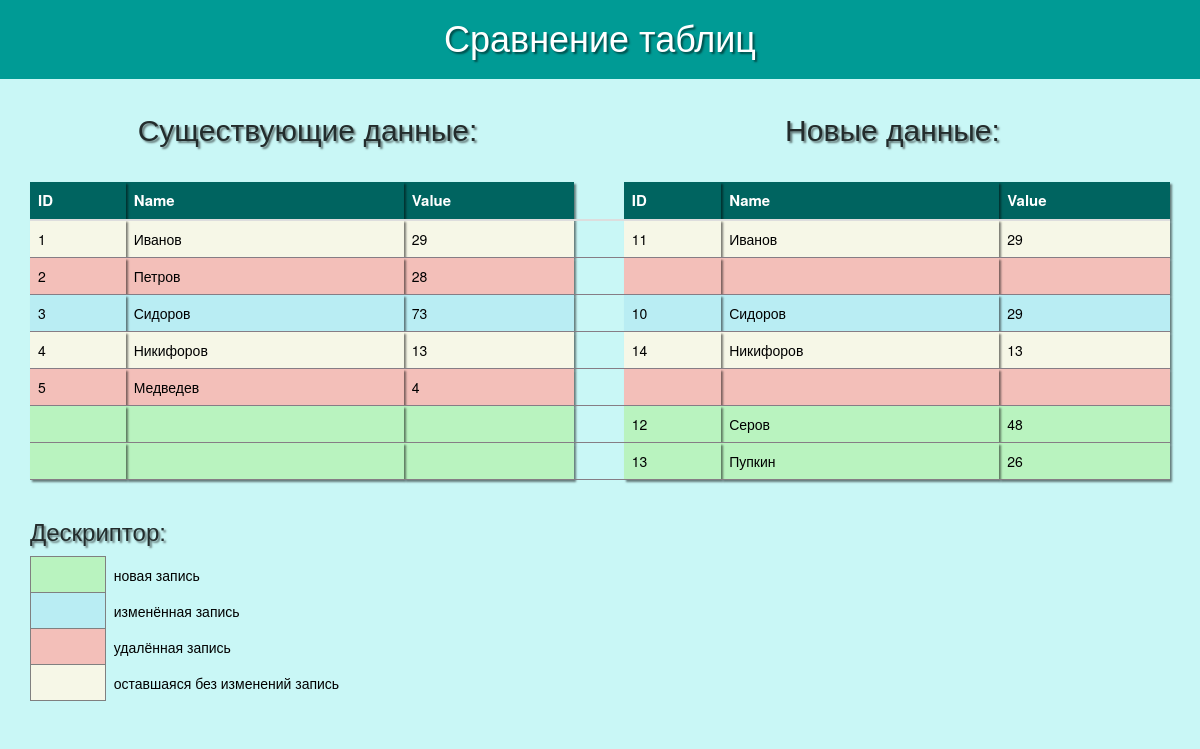
The page / on the database its author committed.
### ctdm/models.py (models this page shows)
class Person(models.Model):
    name = models.CharField(max_length=100)
    value = models.IntegerField()

class NewData(models.Model):
    name = models.CharField(max_length=100)
    value = models.IntegerField()
    class Meta:
        verbose_name = 'New Data'
        verbose_name_plural = 'New Data'

### ctdm/views.py (the view)
# urls.py: url(r'^$', 'ctdm.views.home', name='home'),
def home(request):
    with connection.cursor() as cursor:
        cursor.execute("SELECT p.id id1, p.name name1, p.value value1, d.id id2, d.name name2, d.value value2 "
                       "FROM ctdm_person p LEFT JOIN ctdm_newdata d ON p.name = d.name "
                       "UNION ALL "
                       "SELECT p.id id1, p.name name1, p.value value1, d.id id2, d.name name2, d.value value2 "
                       "FROM  ctdm_newdata d LEFT JOIN ctdm_person p ON p.name = d.name "
                       "WHERE  p.name IS NULL;")
        data = dictfetchall(cursor)
        data = colorify_data(data)
    context = {
        'data': data
    }
    return render(request, 'index.html', context)

### ctdm/worker.py (called while the page is built)
def dictfetchall(cursor):
    desc = cursor.description
    return [
        dict(zip([col[0] for col in desc], row))
        for row in cursor.fetchall()
    ]

def colorify_data(data):
    for d in data:
        color = 'white'
        if d['name1'] != d['name2'] and d['name1'] is None:
            color = 'green'
        elif d['name1'] != d['name2'] and d['name2'] is None:
            color = 'red'
        elif d['value1'] != d['value2']:
            color = 'blue'
        d.update((k, '') for k, v in d.items() if v is None)
        d.update({'color': color})
    return data

### templates/index.html (shortened to what this page needs)
{% load staticfiles %}
<!DOCTYPE html>
<html lang="ru">
<head>
  <link rel="stylesheet" href="http://maxcdn.bootstrapcdn.com/bootstrap/3.3.6/css/bootstrap.min.css">
	<link rel="stylesheet" href="{% static 'css/main.css' %}">
</head>
<body>
  <div class="page-header header">
  	<div class="container">
  		<div class="row">
  			<div class="col-md-12">
  				<h1>Сравнение таблиц</h1>
  			</div>
  		</div>
  	</div>
  </div>
  <section>
  	<div class="container">
  		<div class="row">
  			<div class="col-md-6">
  				<h2>Существующие данные:</h2>
  			</div>
  			<div class="col-md-6">
  				<h2>Новые данные:</h2>
  			</div>
  		</div>
  		<div class="row">
  			<div class="col-md-12">
  				<table class="table main">
				    <thead>
				      <tr>
				        <th>ID</th>
				        <th>Name</th>
				        <th>Value</th>
				        <th>ID</th>
				        <th>Name</th>
				        <th>Value</th>
				      </tr>
				    </thead>
				    <tbody>
					    {% for o in data %}
						    <tr class="tr_{{ o.color }}">
						      <td>{{ o.id1 }}</td>
						      <td>{{ o.name1 }}</td>
						      <td>{{ o.value1 }}</td>
						      <td>{{ o.id2 }}</td>
						      <td>{{ o.name2 }}</td>
						      <td>{{ o.value2 }}</td>
						    </tr>
							{% endfor %}
				    </tbody>
				  </table>
  			</div>
  		</div>
  		<div class="row">
  			<div class="col-md-12">
  				<h3>Дескриптор:</h3>
  			</div>
  			<div class="col-md-12">
  				<table class="table transcript">
  					<tbody>
  						<tr>
  							<td class="tr_green"></td>
  							<td>новая запись</td>
  						</tr>
  						<tr>
  							<td class="tr_blue"></td>
  							<td>изменённая запись</td>
  						</tr>
  						<tr>
  							<td class="tr_red"></td>
  							<td>удалённая запись</td>
  						</tr>
  						<tr>
  							<td class="tr_white"></td>
  							<td>оставшаяся без изменений запись</td>
  						</tr>
  					</tbody>
  				</table>
  			</div>
  		</div>
  	</div>
  </section>
</body>
</html>

### ctdm/static/css/main.css (style rules this page uses)
body { background-color: #C9F7F6; color: #000; }
h1, h2, h3 { font-family: Impact, Charcoal, sans-serif; text-shadow: rgba(0, 0, 0, .5) 2px 2px 2px; text-align: center; }
.header { margin: 0; background-color: #009B95; color: #fff; border: none; }
h2 { margin: 35px auto; color: #232C2C; }
table { z-index: 1; }
thead { background-color: #006460; color: #fff; font-size: 15px; }
.main td, th { box-shadow: rgba(0, 0, 0, .5) 2px 2px 2px; }
.main td { border-bottom: 1px solid #867D85; }
.tr_white { background-color: #F6F7E7; }
.tr_red { background-color: #F3BFB9; }
.tr_green { background-color: #B9F3BF; }
.tr_blue { background-color: #B9EDF3; }
.transcript { background: none; }
.transcript tbody tr td { border: none; }
.transcript td:first-child { border: 1px solid gray; }
h3 { text-align: left; color: #232C2C; }

### rows shown on the page
Person: id1 "2", name1 "Петров", value1 "28"
Person: id1 "5", name1 "Медведев", value1 "4"
NewData: id2 "12", name2 "Серов", value2 "48"
NewData: id2 "13", name2 "Пупкин", value2 "26"

### other values the page prints
{{ o.id1 }} "1" "3" "4"
{{ o.name1 }} "Иванов" "Сидоров" "Никифоров"
{{ o.value1 }} "29" "73" "13"
{{ o.id2 }} "11" "10" "14"
{{ o.name2 }} "Иванов" "Сидоров" "Никифоров"
{{ o.value2 }} "29" "29" "13"
